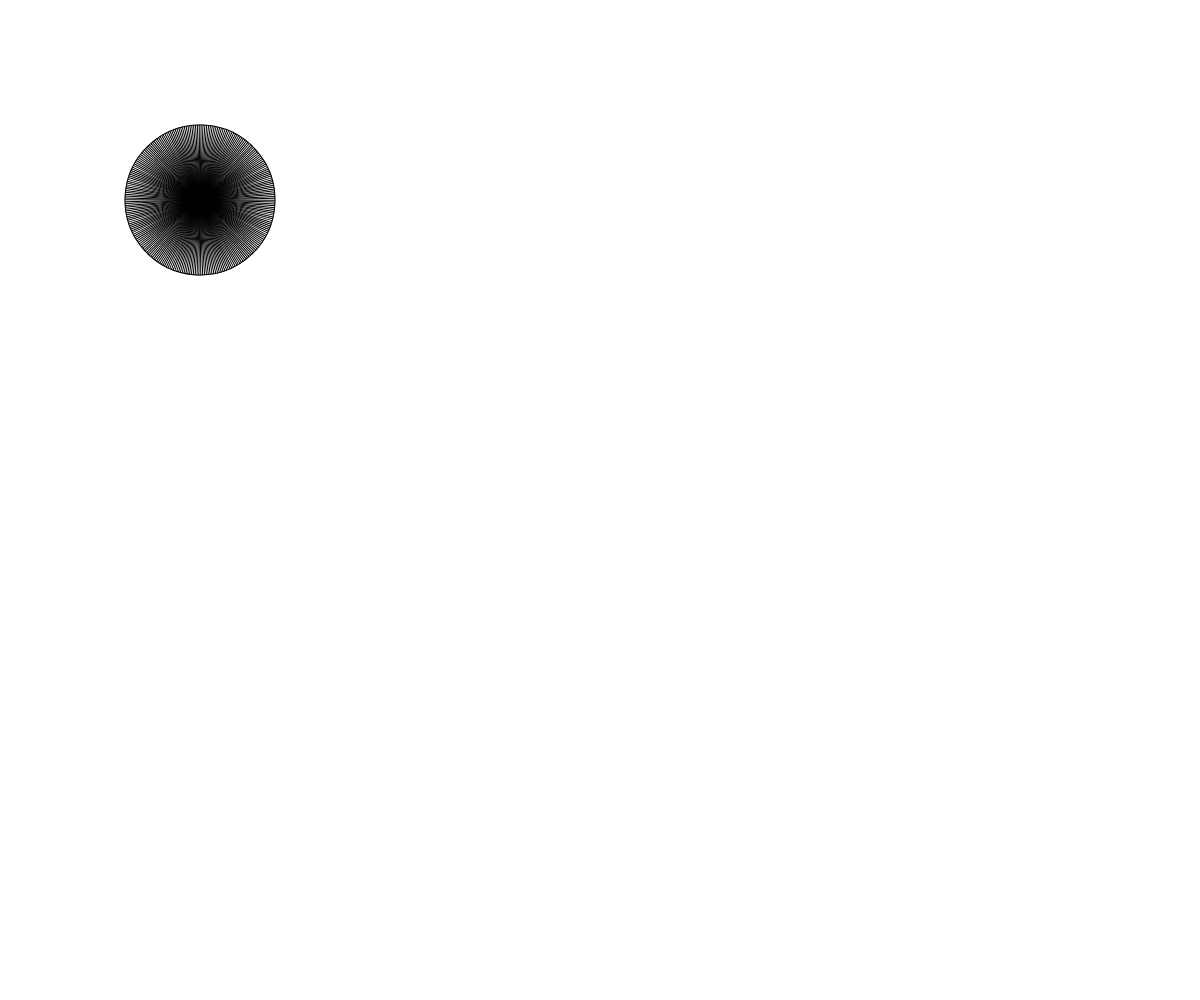
Frame 1 (no input)
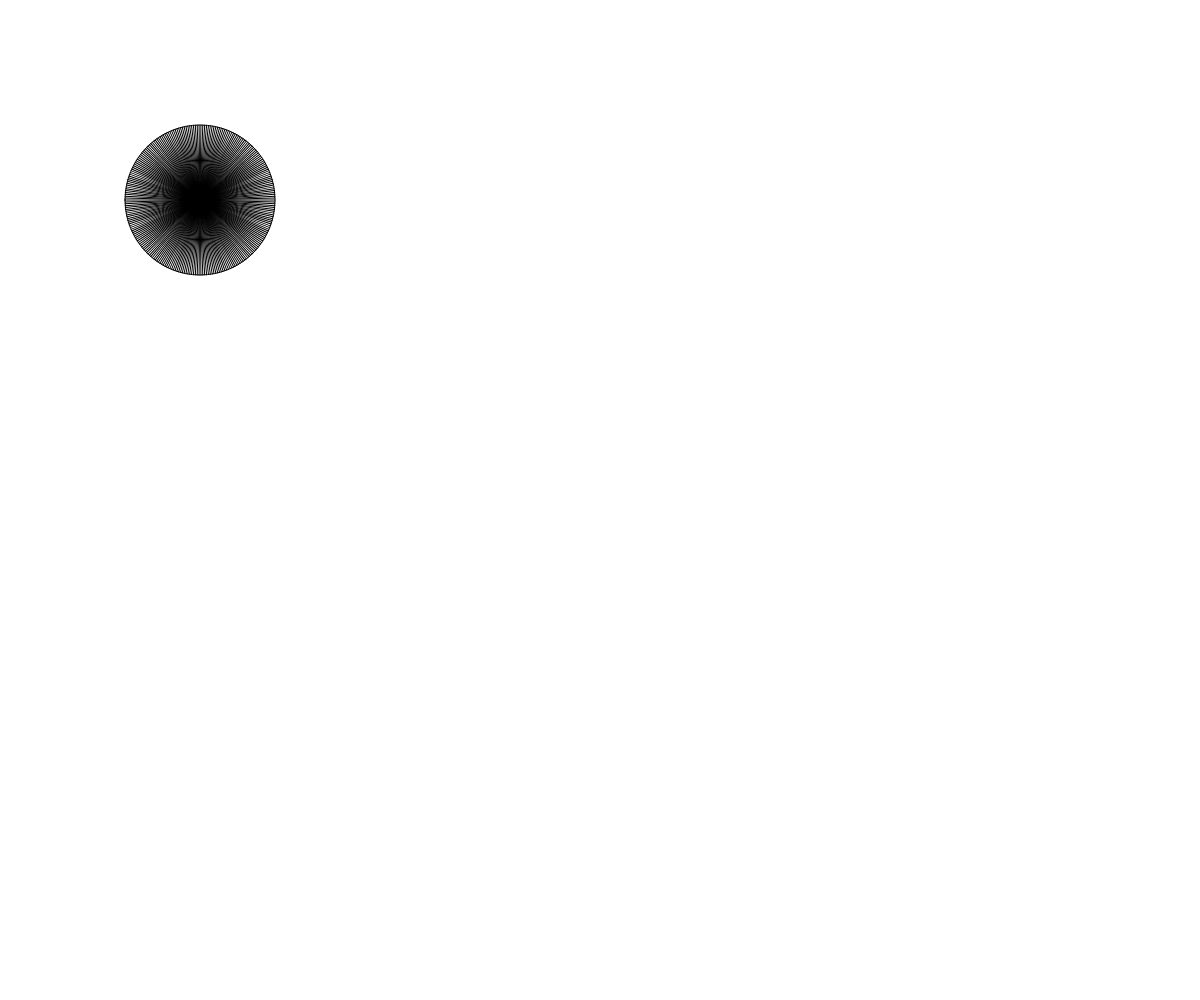
Frame 60 (no input)
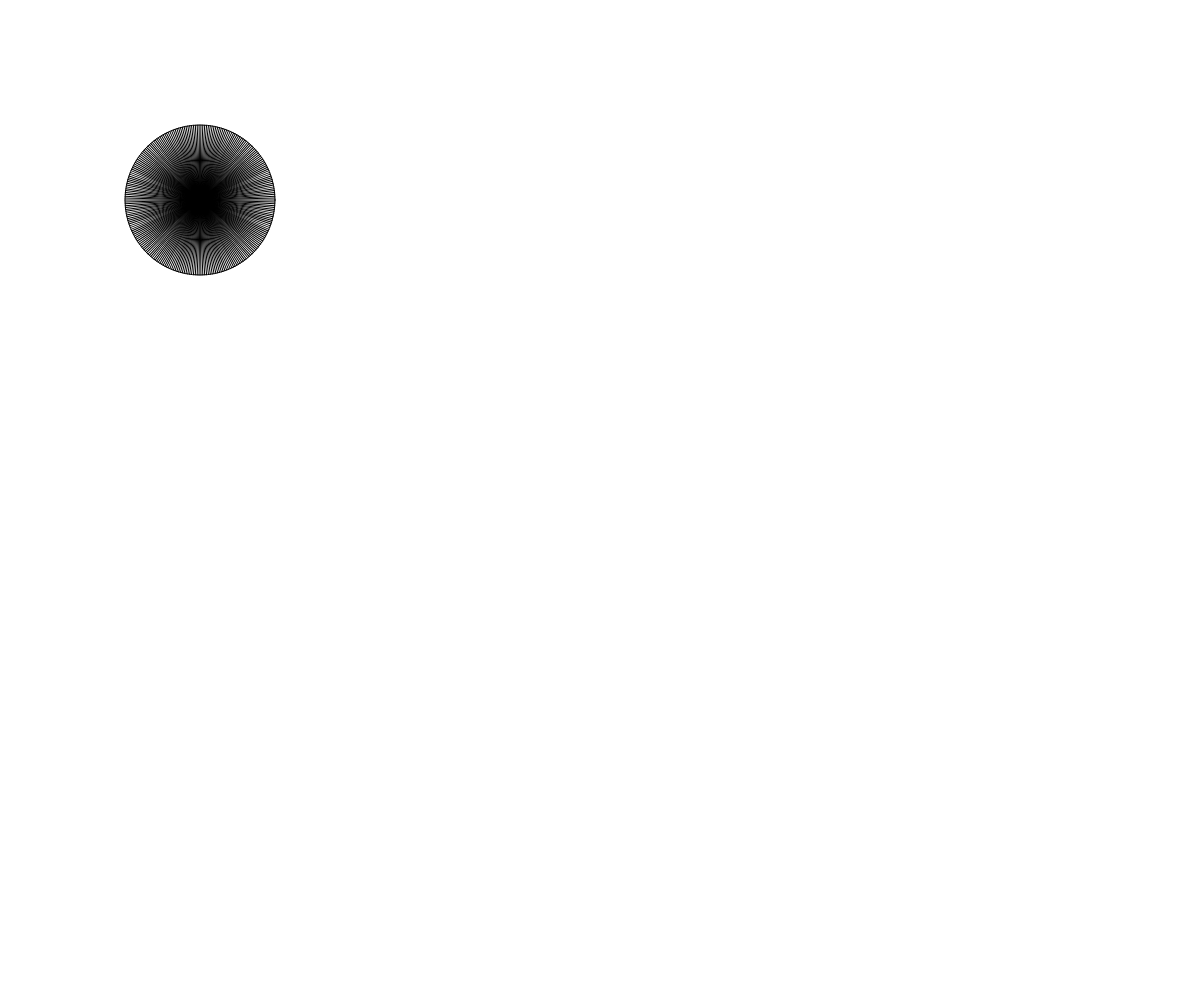
Frame 120 (the mouse pressed at the canvas centre since frame 60)

The p5.js sketch that drew these frames (run headless with seeded random() and noise() and a simulated clock; from frame 60 on, the mouse is pressed at the canvas centre):

// p5.js sketch
// ── sketch.js
// Basic Transformations Sandbox


let originalSpacing = 20;


function setup() {
  createCanvas(windowWidth, windowHeight);
}

function draw() {
  background(255)
  //ALL THE TRANSFORMATIONS RESET AT draw()
  angleMode(DEGREES)

  translate(200,200)
  rotate(frameCount*3)
  circle(0,0,150)
  let n = 250
  for (let i = 0; i < n; i++) {
    line(0,0,75,0)
    rotate(360/n)
    
  }
  // let s = map(mouseX,0,width,-8,8)
  // translate(200,200)
  // scale(s,1)
  // drawBasicGrid(150)
  // rectMode(CENTER)
  // rectangleRed(0,0)
  // translate(200,150)
  // drawBasicGrid(60)
  // rectangleRed(0,0)

  // translate(100,300);
  // rectangleBlue(0,0)
  //transformation one: TRANSLATION

 

  //add push()  pop()




  //transformation two: SCALE




  //transformation three: ROTATION
  //reminder: rotations are measured in radians, not degrees! Functions can help with the conversion...
 


  //Combinations of Transformations

  

}



function face(x, y) {
  //draw a face at x,y
  push();
  translate(x,y);
  ellipseMode(CENTER);
  fill(200,200,0);
  stroke(0);
  ellipse(0,0,80,80);
  fill(90, 140, 30, 220);
  triangle(-20, 20, 20, 20, 0, 30);
  fill(0);
  ellipse(-25,0,10,10);
  ellipse(25,0,10,10);
  strokeWeight(5);
  line(-30,-10,30,-10);
  strokeWeight(1);
  pop();

}

function rectangleRed(x, y) {
  //draw a red rectangle at x,y (sized 50 pixels square) - to visualize what happens to the coordinate system
  //when different basic transformations are applied.
  noStroke();
  fill(255, 0, 0, 150);
  rect(x, y, 50, 50);

}

function rectangleBlue(x, y) {
  //draw a red rectangle at x,y (sized 50 pixels square) - to visualize what happens to the coordinate system
  //when different basic transformations are applied.
  noStroke();
  fill(0, 0, 255, 150);
  rect(x, y, 50, 50);

}

function drawBasicGrid(shade) {
  //draw the normal cartesian Coordinate Grid, in a light color. Spaced at 20 px by default
  stroke(shade);
  for (let x = 0; x < width; x += 20) {
    line(x, 0, x, height);
  }
  for (let y = 0; y < height; y += 20) {
    line(0, y, width, y);
  }

  //Draw "X" at the origin
  strokeWeight(3);
  stroke(0);
  line(-5,0,5,0);
  line(0,5,0,-5);
  strokeWeight(1);
}
